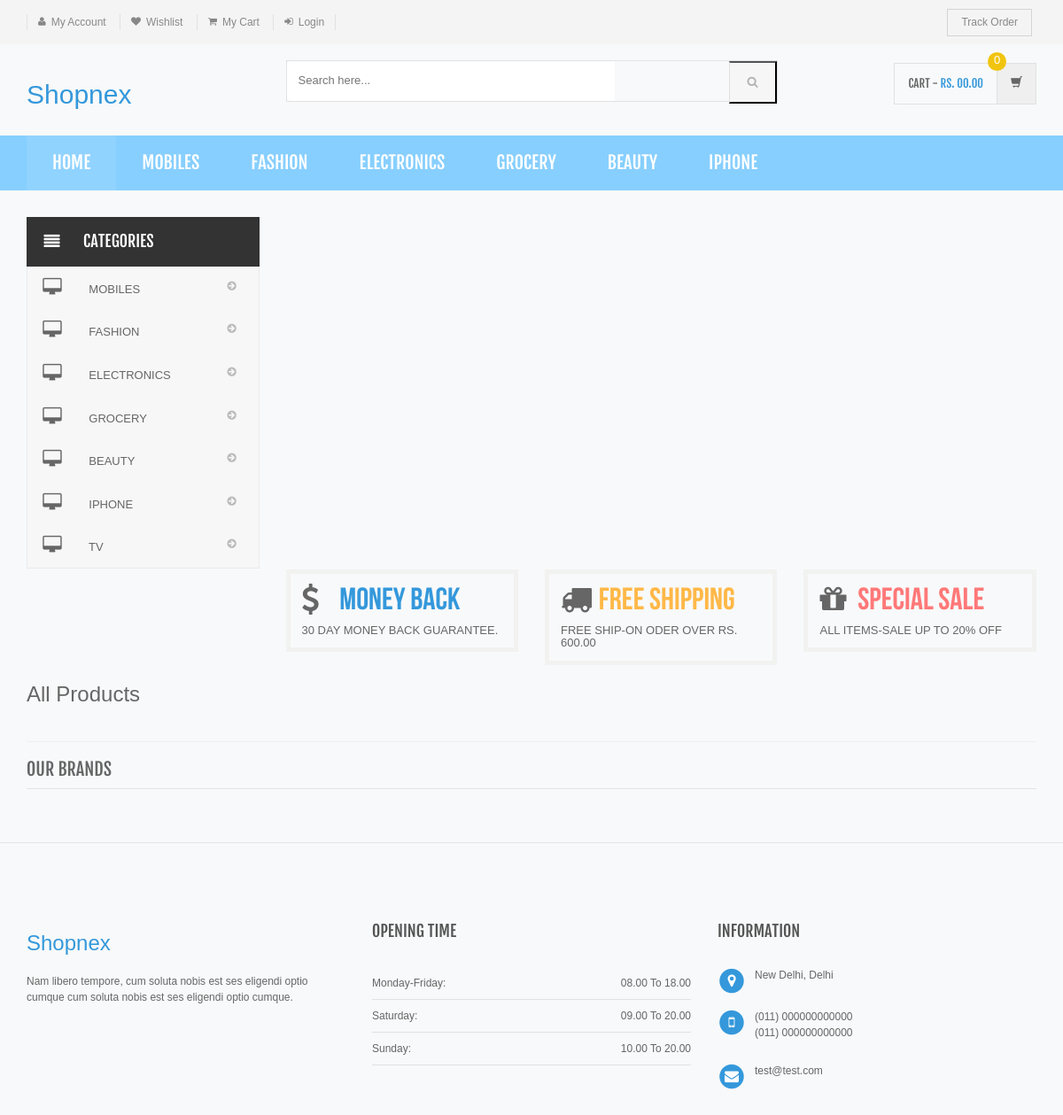
The page / on the database its author committed.
### tables this page shows
CREATE TABLE `category` (
  `id` int(11) NOT NULL,
  `categoryName` varchar(255) DEFAULT NULL,
  `categoryDescription` longtext DEFAULT NULL,
  `creationDate` timestamp NOT NULL DEFAULT current_timestamp(),
  `updationDate` varchar(255) DEFAULT NULL
);

### index.php (the view, shortened to what this page needs)
<?php session_start();
include('includes/config.php');
?>
<!DOCTYPE html>
<html lang="en">
	<head>
	    <link rel="stylesheet" href="assets/css/bootstrap.min.css">
	    <link rel="stylesheet" href="assets/css/main.css">
	    <link rel="stylesheet" href="assets/css/blue.css">
	    <link rel="stylesheet" href="assets/css/owl.carousel.css">
		<link rel="stylesheet" href="assets/css/owl.transitions.css">
		<link href="assets/css/lightbox.css" rel="stylesheet">
		<link rel="stylesheet" href="assets/css/animate.min.css">
		<link rel="stylesheet" href="assets/css/blue.css">
		<link rel="stylesheet" href="assets/css/bootstrap-select.min.css">
		<link rel="stylesheet" href="assets/css/config.css">
		<link href="assets/css/green.css" rel="alternate stylesheet" title="Green color">
		<link href="assets/css/blue.css" rel="alternate stylesheet" title="Blue color">
		<link href="assets/css/red.css" rel="alternate stylesheet" title="Red color">
		<link href="assets/css/orange.css" rel="alternate stylesheet" title="Orange color">
		<link href="assets/css/dark-green.css" rel="alternate stylesheet" title="Darkgreen color">
		<link rel="stylesheet" href="assets/css/font-awesome.min.css">
	</head>
    <body class="cnt-home">
<header class="header-style-1">
<?php include('includes/top-header.php');?>
<?php include('includes/main-header.php');?>
<?php include('includes/menu-bar.php');?>
</header>
<div class="body-content outer-top-xs" id="top-banner-and-menu">
	<div class="container">
		<div class="furniture-container homepage-container">
		<div class="row">
			<div class="col-xs-12 col-sm-12 col-md-3 sidebar">
	<?php include('includes/side-menu.php');?>
			</div>
			<div class="col-xs-12 col-sm-12 col-md-9 homebanner-holder">
<div id="hero" class="homepage-slider3">
</div>
<div class="info-boxes wow fadeInUp">
	<div class="info-boxes-inner">
		<div class="row">
			<div class="col-md-6 col-sm-4 col-lg-4">
				<div class="info-box">
					<div class="row">
						<div class="col-xs-2">
						     <i class="icon fa fa-dollar"></i>
						</div>
						<div class="col-xs-10">
							<h4 class="info-box-heading green">money back</h4>
						</div>
					</div>
					<h6 class="text">30 Day Money Back Guarantee.</h6>
				</div>
			</div>
			<div class="hidden-md col-sm-4 col-lg-4">
				<div class="info-box">
					<div class="row">
						<div class="col-xs-2">
							<i class="icon fa fa-truck"></i>
						</div>
						<div class="col-xs-10">
							<h4 class="info-box-heading orange">free shipping</h4>
						</div>
					</div>
					<h6 class="text">free ship-on oder over Rs. 600.00</h6>
				</div>
			</div>
			<div class="col-md-6 col-sm-4 col-lg-4">
				<div class="info-box">
					<div class="row">
						<div class="col-xs-2">
							<i class="icon fa fa-gift"></i>
						</div>
						<div class="col-xs-10">
							<h4 class="info-box-heading red">Special Sale</h4>
						</div>
					</div>
					<h6 class="text">All items-sale up to 20% off </h6>
				</div>
			</div>
		</div>
	</div>
</div>
			</div>
		</div>
		<div  >
			<div class="more-info-tab clearfix">
			   <h3 class="new-product-title pull-left">All Products</h3>
			</div>
		</div>
<hr />
<?php include('includes/brands-slider.php');?>
</div>
</div>
<?php include('includes/footer.php');?>
</body>
</html>

### includes/menu-bar.php (shortened to what this page needs)
<div class="header-nav animate-dropdown">
    <div class="container">
        <div class="yamm navbar navbar-default" role="navigation">
            <div class="nav-bg-class">
                <div class="navbar-collapse collapse" id="mc-horizontal-menu-collapse">
	<div class="nav-outer">
		<ul class="nav navbar-nav">
			<li class="active dropdown yamm-fw">
				<a href="index.php" data-hover="dropdown" class="dropdown-toggle">Home</a>
			</li>
              <?php $sql=mysqli_query($con,"select id,categoryName  from category limit 6");
while($row=mysqli_fetch_array($sql))
{
    ?>
			<li class="dropdown yamm">
				<a href="category.php?cid=<?php echo $row['id'];?>"> <?php echo $row['categoryName'];?></a>
			</li>
			<?php } ?>
		</ul>
		<div class="clearfix"></div>
	</div>
</div>
            </div>
        </div>
    </div>
</div>

### includes/side-menu.php
<div class="side-menu animate-dropdown outer-bottom-xs">
    <div class="head"><i class="icon fa fa-align-justify fa-fw"></i> Categories</div>
    <nav class="yamm megamenu-horizontal" role="navigation">
        <ul class="nav">
            <li class="dropdown menu-item">
              <?php $sql=mysqli_query($con,"select id,categoryName  from category");
while($row=mysqli_fetch_array($sql))
{
    ?>
                <a href="category.php?cid=<?php echo $row['id'];?>" class="dropdown-toggle"><i class="icon fa fa-desktop fa-fw"></i>
                <?php echo $row['categoryName'];?></a>
                <?php }?>
</li>
</ul>
    </nav>
</div>

### assets/css/blue.css (style rules this page uses)
a { color: #3498db; }
.header-style-1 .header-nav { background: #87cfff; }
.cnt-home .header-style-1 .header-nav .navbar .navbar-nav > li.active { background: #91d3ff; }
.info-box .info-box-heading.green { color: #3498db; }

### assets/css/lightbox.css (style rules this page uses)
body:after { content: url(../images/close.png) url(../images/loading.gif) url(../images/prev.png) url(../images/next.png); display: none; }

### assets/css/green.css (style rules this page uses)
a { color: #abd07e; }
.header-style-1 .header-nav { background: #abd07e; }
.cnt-home .header-style-1 .header-nav .navbar .navbar-nav > li.active { background: #84b943; }
.info-box .info-box-heading.green { color: #abd07e; }

### assets/css/red.css (style rules this page uses)
a { color: #6cd3ff; }
.header-style-1 .header-nav { background: #51bbe9; }
.cnt-home .header-style-1 .header-nav .navbar .navbar-nav > li.active { background: #6cd3ff; }
.info-box .info-box-heading.green { color: #ff6c6c; }

### assets/css/orange.css (style rules this page uses)
a { color: #f39c12; }
.header-style-1 .header-nav { background: #f39c12; }
.cnt-home .header-style-1 .header-nav .navbar .navbar-nav > li.active { background: #ab6c09; }
.info-box .info-box-heading.green { color: #f39c12; }

### assets/css/dark-green.css (style rules this page uses)
a { color: #12cca7; }
.header-style-1 .header-nav { background: #12cca7; }
.cnt-home .header-style-1 .header-nav .navbar .navbar-nav > li.active { background: #0b816a; }
.info-box .info-box-heading.green { color: #12cca7; }

### index.php (style rules this page uses)
* { margin: 0; padding: 0; box-sizing: border-box; }
body { font-family: Arial, sans-serif; background-color: #f8f9fa; }

### rows shown on the page
category: categoryName "MOBILES"
category: categoryName "FASHION"
category: categoryName "ELECTRONICS"
category: categoryName "GROCERY"
category: categoryName "BEAUTY"
category: categoryName "IPHONE"
category: categoryName "TV"
